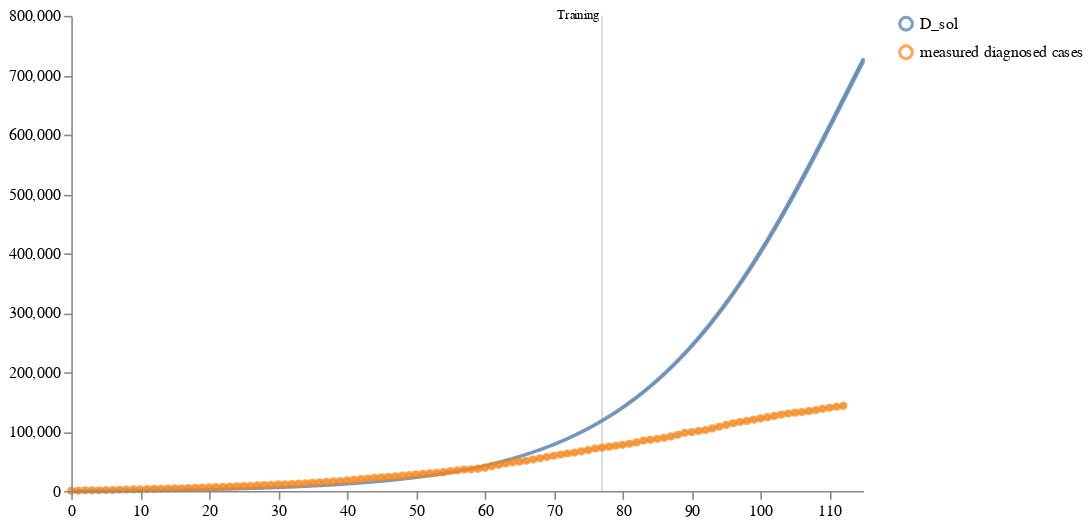

Source (notebook cell):
### Code cell
schema = plots.trajectories(pd.DataFrame(calibrated_samples["data"]), subset="D_sol",
                            markers={"Training": 77},
                            points=measured_diagnosed_cases.drop('Timestep',axis=1).rename(columns={'D': 'measured diagnosed cases'}))
schema = plots.pad(schema, 5)
plots.ipy_display(schema)

### Figure 1 — Vega specification as saved in the notebook (floating-point values rounded to 4 significant figures; data arrays with more than 128 entries replaced by an {"elided": "..."} marker saying what was removed)
{"$schema": "https://vega.github.io/schema/vega/v5.json", "axes": [{"name": "x_axis", "orient": "bottom", "scale": "xscale", "zindex": 100}, {"name": "y_axis", "orient": "left", "scale": "yscale", "zindex": 100}], "data": [{"name": "distributions", "values": {"elided": "1150 records"}}, {"name": "traces", "transform": [{"expr": "isValid(datum.value)", "type": "filter"}], "values": []}, {"name": "points", "values": [{"sample_id": 0, "timepoint": 0, "trajectory": "measured diagnosed cases", "value": 370}, {"sample_id": 0, "timepoint": 1, "trajectory": "measured diagnosed cases", "value": 668}, {"sample_id": 0, "timepoint": 2, "trajectory": "measured diagnosed cases", "value": 978}, {"sample_id": 0, "timepoint": 3, "trajectory": "measured diagnosed cases", "value": 1133}, {"sample_id": 0, "timepoint": 4, "trajectory": "measured diagnosed cases", "value": 1332}, {"sample_id": 0, "timepoint": 5, "trajectory": "measured diagnosed cases", "value": 1580}, {"sample_id": 0, "timepoint": 6, "trajectory": "measured diagnosed cases", "value": 1792}, {"sample_id": 0, "timepoint": 7, "trajectory": "measured diagnosed cases", "value": 2132}, {"sample_id": 0, "timepoint": 8, "trajectory": "measured diagnosed cases", "value": 2421}, {"sample_id": 0, "timepoint": 9, "trajectory": "measured diagnosed cases", "value": 2656}, {"sample_id": 0, "timepoint": 10, "trajectory": "measured diagnosed cases", "value": 3022}, {"sample_id": 0, "timepoint": 11, "trajectory": "measured diagnosed cases", "value": 3339}, {"sample_id": 0, "timepoint": 12, "trajectory": "measured diagnosed cases", "value": 3546}, {"sample_id": 0, "timepoint": 13, "trajectory": "measured diagnosed cases", "value": 3822}, {"sample_id": 0, "timepoint": 14, "trajectory": "measured diagnosed cases", "value": 4153}, {"sample_id": 0, "timepoint": 15, "trajectory": "measured diagnosed cases", "value": 4395}, {"sample_id": 0, "timepoint": 16, "trajectory": "measured diagnosed cases", "value": 4712}, {"sample_id": 0, "timepoint": 17, "trajectory": "measured diagnosed cases", "value": 5119}, {"sample_id": 0, "timepoint": 18, "trajectory": "measured diagnosed cases", "value": 5483}, {"sample_id": 0, "timepoint": 19, "trajectory": "measured diagnosed cases", "value": 5778}, {"sample_id": 0, "timepoint": 20, "trajectory": "measured diagnosed cases", "value": 6161}, {"sample_id": 0, "timepoint": 21, "trajectory": "measured diagnosed cases", "value": 6623}, {"sample_id": 0, "timepoint": 22, "trajectory": "measured diagnosed cases", "value": 7062}, {"sample_id": 0, "timepoint": 23, "trajectory": "measured diagnosed cases", "value": 7573}, {"sample_id": 0, "timepoint": 24, "trajectory": "measured diagnosed cases", "value": 8030}, {"sample_id": 0, "timepoint": 25, "trajectory": "measured diagnosed cases", "value": 8477}, {"sample_id": 0, "timepoint": 26, "trajectory": "measured diagnosed cases", "value": 8908}, {"sample_id": 0, "timepoint": 27, "trajectory": "measured diagnosed cases", "value": 9444}, {"sample_id": 0, "timepoint": 28, "trajectory": "measured diagnosed cases", "value": 10061}, {"sample_id": 0, "timepoint": 29, "trajectory": "measured diagnosed cases", "value": 10614}, {"sample_id": 0, "timepoint": 30, "trajectory": "measured diagnosed cases", "value": 11116}, {"sample_id": 0, "timepoint": 31, "trajectory": "measured diagnosed cases", "value": 11426}, {"sample_id": 0, "timepoint": 32, "trajectory": "measured diagnosed cases", "value": 11825}, {"sample_id": 0, "timepoint": 33, "trajectory": "measured diagnosed cases", "value": 12432}, {"sample_id": 0, "timepoint": 34, "trajectory": "measured diagnosed cases", "value": 13109}, {"sample_id": 0, "timepoint": 35, "trajectory": "measured diagnosed cases", "value": 13957}, {"sample_id": 0, "timepoint": 36, "trajectory": "measured diagnosed cases", "value": 14857}, {"sample_id": 0, "timepoint": 37, "trajectory": "measured diagnosed cases", "value": 15666}, {"sample_id": 0, "timepoint": 38, "trajectory": "measured diagnosed cases", "value": 16134}, {"sample_id": 0, "timepoint": 39, "trajectory": "measured diagnosed cases", "value": 16944}, {"sample_id": 0, "timepoint": 40, "trajectory": "measured diagnosed cases", "value": 17891}, {"sample_id": 0, "timepoint": 41, "trajectory": "measured diagnosed cases", "value": 18908}, {"sample_id": 0, "timepoint": 42, "trajectory": "measured diagnosed cases", "value": 20039}, {"sample_id": 0, "timepoint": 43, "trajectory": "measured diagnosed cases", "value": 21096}, {"sample_id": 0, "timepoint": 44, "trajectory": "measured diagnosed cases", "value": 22055}, {"sample_id": 0, "timepoint": 45, "trajectory": "measured diagnosed cases", "value": 22881}, {"sample_id": 0, "timepoint": 46, "trajectory": "measured diagnosed cases", "value": 23762}, {"sample_id": 0, "timepoint": 47, "trajectory": "measured diagnosed cases", "value": 24799}, {"sample_id": 0, "timepoint": 48, "trajectory": "measured diagnosed cases", "value": 25819}, {"sample_id": 0, "timepoint": 49, "trajectory": "measured diagnosed cases", "value": 26734}, {"sample_id": 0, "timepoint": 50, "trajectory": "measured diagnosed cases", "value": 27949}, {"sample_id": 0, "timepoint": 51, "trajectory": "measured diagnosed cases", "value": 29015}, {"sample_id": 0, "timepoint": 52, "trajectory": "measured diagnosed cases", "value": 29782}, {"sample_id": 0, "timepoint": 53, "trajectory": "measured diagnosed cases", "value": 30634}, {"sample_id": 0, "timepoint": 54, "trajectory": "measured diagnosed cases", "value": 31831}, {"sample_id": 0, "timepoint": 55, "trajectory": "measured diagnosed cases", "value": 33761}, {"sample_id": 0, "timepoint": 56, "trajectory": "measured diagnosed cases", "value": 34927}, {"sample_id": 0, "timepoint": 57, "trajectory": "measured diagnosed cases", "value": 36070}, {"sample_id": 0, "timepoint": 58, "trajectory": "measured diagnosed cases", "value": 36524}, {"sample_id": 0, "timepoint": 59, "trajectory": "measured diagnosed cases", "value": 37635}, {"sample_id": 0, "timepoint": 60, "trajectory": "measured diagnosed cases", "value": 39402}, {"sample_id": 0, "timepoint": 61, "trajectory": "measured diagnosed cases", "value": 41828}, {"sample_id": 0, "timepoint": 62, "trajectory": "measured diagnosed cases", "value": 44163}, {"sample_id": 0, "timepoint": 63, "trajectory": "measured diagnosed cases", "value": 46387}, {"sample_id": 0, "timepoint": 64, "trajectory": "measured diagnosed cases", "value": 48386}, {"sample_id": 0, "timepoint": 65, "trajectory": "measured diagnosed cases", "value": 49419}, {"sample_id": 0, "timepoint": 66, "trajectory": "measured diagnosed cases", "value": 50960}, {"sample_id": 0, "timepoint": 67, "trajectory": "measured diagnosed cases", "value": 53045}, {"sample_id": 0, "timepoint": 68, "trajectory": "measured diagnosed cases", "value": 55147}, {"sample_id": 0, "timepoint": 69, "trajectory": "measured diagnosed cases", "value": 57327}, {"sample_id": 0, "timepoint": 70, "trajectory": "measured diagnosed cases", "value": 59354}, {"sample_id": 0, "timepoint": 71, "trajectory": "measured diagnosed cases", "value": 61511}, {"sample_id": 0, "timepoint": 72, "trajectory": "measured diagnosed cases", "value": 63147}, {"sample_id": 0, "timepoint": 73, "trajectory": "measured diagnosed cases", "value": 64758}, {"sample_id": 0, "timepoint": 74, "trajectory": "measured diagnosed cases", "value": 66904}, {"sample_id": 0, "timepoint": 75, "trajectory": "measured diagnosed cases", "value": 68964}, {"sample_id": 0, "timepoint": 76, "trajectory": "measured diagnosed cases", "value": 71450}, {"sample_id": 0, "timepoint": 77, "trajectory": "measured diagnosed cases", "value": 73088}, {"sample_id": 0, "timepoint": 78, "trajectory": "measured diagnosed cases", "value": 74741}, {"sample_id": 0, "timepoint": 79, "trajectory": "measured diagnosed cases", "value": 76299}, {"sample_id": 0, "timepoint": 80, "trajectory": "measured diagnosed cases", "value": 77828}, {"sample_id": 0, "timepoint": 81, "trajectory": "measured diagnosed cases", "value": 79601}, {"sample_id": 0, "timepoint": 82, "trajectory": "measured diagnosed cases", "value": 81782}, {"sample_id": 0, "timepoint": 83, "trajectory": "measured diagnosed cases", "value": 84947}, {"sample_id": 0, "timepoint": 84, "trajectory": "measured diagnosed cases", "value": 86250}, {"sample_id": 0, "timepoint": 85, "trajectory": "measured diagnosed cases", "value": 87903}, {"sample_id": 0, "timepoint": 86, "trajectory": "measured diagnosed cases", "value": 89529}, {"sample_id": 0, "timepoint": 87, "trajectory": "measured diagnosed cases", "value": 91962}, {"sample_id": 0, "timepoint": 88, "trajectory": "measured diagnosed cases", "value": 94682}, {"sample_id": 0, "timepoint": 89, "trajectory": "measured diagnosed cases", "value": 98064}, {"sample_id": 0, "timepoint": 90, "trajectory": "measured diagnosed cases", "value": 99349}, {"sample_id": 0, "timepoint": 91, "trajectory": "measured diagnosed cases", "value": 101054}, {"sample_id": 0, "timepoint": 92, "trajectory": "measured diagnosed cases", "value": 102780}, {"sample_id": 0, "timepoint": 93, "trajectory": "measured diagnosed cases", "value": 105387}, {"sample_id": 0, "timepoint": 94, "trajectory": "measured diagnosed cases", "value": 108282}, {"sample_id": 0, "timepoint": 95, "trajectory": "measured diagnosed cases", "value": 111371}, {"sample_id": 0, "timepoint": 96, "trajectory": "measured diagnosed cases", "value": 114176}, {"sample_id": 0, "timepoint": 97, "trajectory": "measured diagnosed cases", "value": 116273}, {"sample_id": 0, "timepoint": 98, "trajectory": "measured diagnosed cases", "value": 118062}, {"sample_id": 0, "timepoint": 99, "trajectory": "measured diagnosed cases", "value": 120173}, {"sample_id": 0, "timepoint": 100, "trajectory": "measured diagnosed cases", "value": 122191}, {"sample_id": 0, "timepoint": 101, "trajectory": "measured diagnosed cases", "value": 124425}, {"sample_id": 0, "timepoint": 102, "trajectory": "measured diagnosed cases", "value": 126497}, {"sample_id": 0, "timepoint": 103, "trajectory": "measured diagnosed cases", "value": 128772}, {"sample_id": 0, "timepoint": 104, "trajectory": "measured diagnosed cases", "value": 130524}, {"sample_id": 0, "timepoint": 105, "trajectory": "measured diagnosed cases", "value": 131883}, {"sample_id": 0, "timepoint": 106, "trajectory": "measured diagnosed cases", "value": 132882}, {"sample_id": 0, "timepoint": 107, "trajectory": "measured diagnosed cases", "value": 134442}, {"sample_id": 0, "timepoint": 108, "trajectory": "measured diagnosed cases", "value": 136330}, {"sample_id": 0, "timepoint": 109, "trajectory": "measured diagnosed cases", "value": 138392}, {"sample_id": 0, "timepoint": 110, "trajectory": "measured diagnosed cases", "value": 140192}, {"sample_id": 0, "timepoint": 111, "trajectory": "measured diagnosed cases", "value": 141854}, {"sample_id": 0, "timepoint": 112, "trajectory": "measured diagnosed cases", "value": 143382}]}, {"name": "markers", "values": [{"label": "Training", "timepoint": 77}]}, {"name": "selected", "on": [{"remove": true, "trigger": "clear"}, {"remove": true, "trigger": "!shift"}, {"insert": "clicked", "trigger": "!shift && clicked"}, {"toggle": "clicked", "trigger": "shift && clicked"}]}], "height": 300, "legends": [{"encode": {"labels": {"interactive": true, "name": "legendLabel", "update": {"opacity": [{"test": "!length(data('selected')) || indata('selected', 'value', datum.value)", "value": 1}, {"value": 0.25}]}}, "symbols": {"interactive": true, "name": "legendSymbol", "update": {"fill": {"value": "transparent"}, "opacity": [{"test": "!length(data('selected')) || indata('selected', 'value', datum.value)", "value": 0.7}, {"value": 0.15}], "size": {"value": 64}, "strokeWidth": {"value": 2}}}}, "name": "color_legend", "stroke": "color"}], "marks": [{"from": {"facet": {"data": "points", "groupby": "trajectory", "name": "points_split"}}, "marks": [{"encode": {"hover": {"fillOpacity": {"value": 0.9}}, "update": {"fill": {"field": "trajectory", "scale": "color"}, "fillOpacity": [{"test": "!length(data('selected')) || indata('selected', 'value', datum.trajectory)", "value": 0.5}, {"value": 0.15}], "size": {"value": 10}, "stroke": {"field": "trajectory", "scale": "color"}, "strokeOpacity": [{"test": "!length(data('selected')) || indata('selected', 'value', datum.trajectory)", "value": 0.75}, {"value": 0.15}], "strokeWidth": {"value": 2}, "tooltip": {"field": "value"}, "x": {"field": "timepoint", "scale": "xscale"}, "y": {"field": "value", "scale": "yscale"}}}, "from": {"data": "points"}, "name": "_points_symbol", "type": "symbol", "zindex": 3}, {"encode": {"hover": {"fillOpacity": {"value": 0.9}}, "update": {"interpolate": {"value": "linear"}, "stroke": {"field": "trajectory", "scale": "color"}, "strokeOpacity": [{"test": "!length(data('selected')) || indata('selected', 'value', datum.trajectory)", "value": 0.3}, {"value": 0.1}], "strokeWidth": {"value": 2}, "x": {"field": "timepoint", "scale": "xscale"}, "y": {"field": "value", "scale": "yscale"}}}, "from": {"data": "points"}, "name": "_points_line", "type": "line", "zindex": 3}], "name": "_points", "type": "group", "zindex": 3}, {"from": {"facet": {"data": "traces", "groupby": "trajectory", "name": "traces_split"}}, "marks": [{"encode": {"hover": {"fillOpacity": {"value": 0.9}}, "update": {"interpolate": {"value": "linear"}, "stroke": {"field": "trajectory", "scale": "color"}, "strokeOpacity": [{"test": "!length(data('selected')) || indata('selected', 'value', datum.trajectory)", "value": 0.75}, {"value": 0.15}], "strokeWidth": {"value": 2}, "x": {"field": "timepoint", "scale": "xscale"}, "y": {"field": "value", "scale": "yscale"}}}, "from": {"data": "traces_split"}, "name": "_traces_lines", "type": "line"}], "name": "_traces", "type": "group", "zindex": 2}, {"from": {"facet": {"data": "distributions", "groupby": "trajectory", "name": "trajectory_split"}}, "marks": [{"encode": {"hover": {"fillOpacity": {"value": 0.9}}, "update": {"fill": {"field": "trajectory", "scale": "color"}, "fillOpacity": [{"test": "!length(data('selected')) || indata('selected', 'value', datum.trajectory)", "value": 0.5}, {"value": 0.15}], "interpolate": {"value": "linear"}, "stroke": {"field": "trajectory", "scale": "color"}, "strokeOpacity": [{"test": "!length(data('selected')) || indata('selected', 'value', datum.trajectory)", "value": 0.75}, {"value": 0.15}], "strokeWidth": {"value": 2}, "x": {"field": "timepoint", "scale": "xscale"}, "y": {"field": "upper", "scale": "yscale"}, "y2": {"field": "lower", "scale": "yscale"}}}, "from": {"data": "trajectory_split"}, "type": "area"}], "name": "_distributions", "type": "group", "zindex": 1}, {"marks": [{"encode": {"enter": {"stroke": {"value": "lightgray"}}, "update": {"opacity": {"value": 1}, "x": {"field": "timepoint", "scale": "xscale"}, "y": {"signal": "height"}, "y2": {"value": 0}}}, "from": {"data": "markers"}, "name": "_marker text", "type": "rule"}, {"encode": {"enter": {"fontSize": {"value": 8}, "text": {"field": "datum.label"}, "y": {"value": 0}}}, "from": {"data": "_marker text"}, "name": "_marker flags", "transform": [{"as": ["x", "_y", "opacity", "align", "baseline"], "lineAnchor": "start", "offset": [1], "size": {"signal": "[width, height]"}, "type": "label"}], "type": "text"}], "name": "_markers", "type": "group"}], "padding": 5, "scales": [{"domain": {"fields": [{"data": "distributions", "field": "timepoint"}, {"data": "traces", "field": "timepoint"}, {"data": "points", "field": "timepoint"}, {"data": "markers", "field": "timepoint"}]}, "name": "xscale", "range": "width", "type": "linear", "zero": false}, {"domain": {"fields": [{"data": "distributions", "field": "lower"}, {"data": "distributions", "field": "upper"}, {"data": "traces", "field": "value"}, {"data": "points", "field": "value"}]}, "name": "yscale", "nice": true, "range": "height", "type": "linear", "zero": true}, {"domain": {"fields": [{"data": "distributions", "field": "trajectory"}, {"data": "traces", "field": "trajectory"}, {"data": "points", "field": "trajectory"}]}, "name": "color", "range": "category", "type": "ordinal"}], "signals": [{"name": "clear", "on": [{"events": "mouseup[!event.item]", "force": true, "update": "true"}], "value": true}, {"name": "shift", "on": [{"events": "@legendSymbol:click, @legendLabel:click", "force": true, "update": "event.shiftKey"}], "value": false}, {"name": "clicked", "on": [{"events": "@legendSymbol:click, @legendLabel:click", "force": true, "update": "{value: datum.value}"}], "value": null}], "width": 500}
